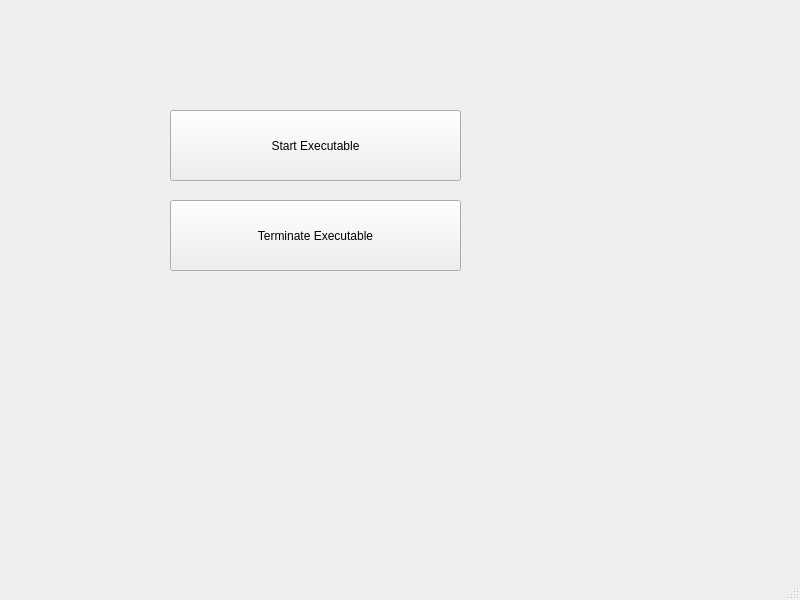
<?xml version="1.0" encoding="UTF-8"?>
<ui version="4.0">
 <class>MainWindow</class>
 <widget class="QMainWindow" name="MainWindow">
  <property name="geometry">
   <rect>
    <x>0</x>
    <y>0</y>
    <width>800</width>
    <height>600</height>
   </rect>
  </property>
  <property name="windowTitle">
   <string>MainWindow</string>
  </property>
  <widget class="QWidget" name="centralwidget">
   <widget class="QPushButton" name="pushButton">
    <property name="geometry">
     <rect>
      <x>170</x>
      <y>110</y>
      <width>291</width>
      <height>71</height>
     </rect>
    </property>
    <property name="text">
     <string>Start Executable</string>
    </property>
   </widget>
   <widget class="QPushButton" name="terminateButton">
    <property name="geometry">
     <rect>
      <x>170</x>
      <y>200</y>
      <width>291</width>
      <height>71</height>
     </rect>
    </property>
    <property name="text">
     <string>Terminate Executable</string>
    </property>
   </widget>
  </widget>
  <widget class="QMenuBar" name="menubar">
   <property name="geometry">
    <rect>
     <x>0</x>
     <y>0</y>
     <width>800</width>
     <height>20</height>
    </rect>
   </property>
  </widget>
  <widget class="QStatusBar" name="statusbar"/>
 </widget>
 <resources/>
 <connections/>
</ui>
